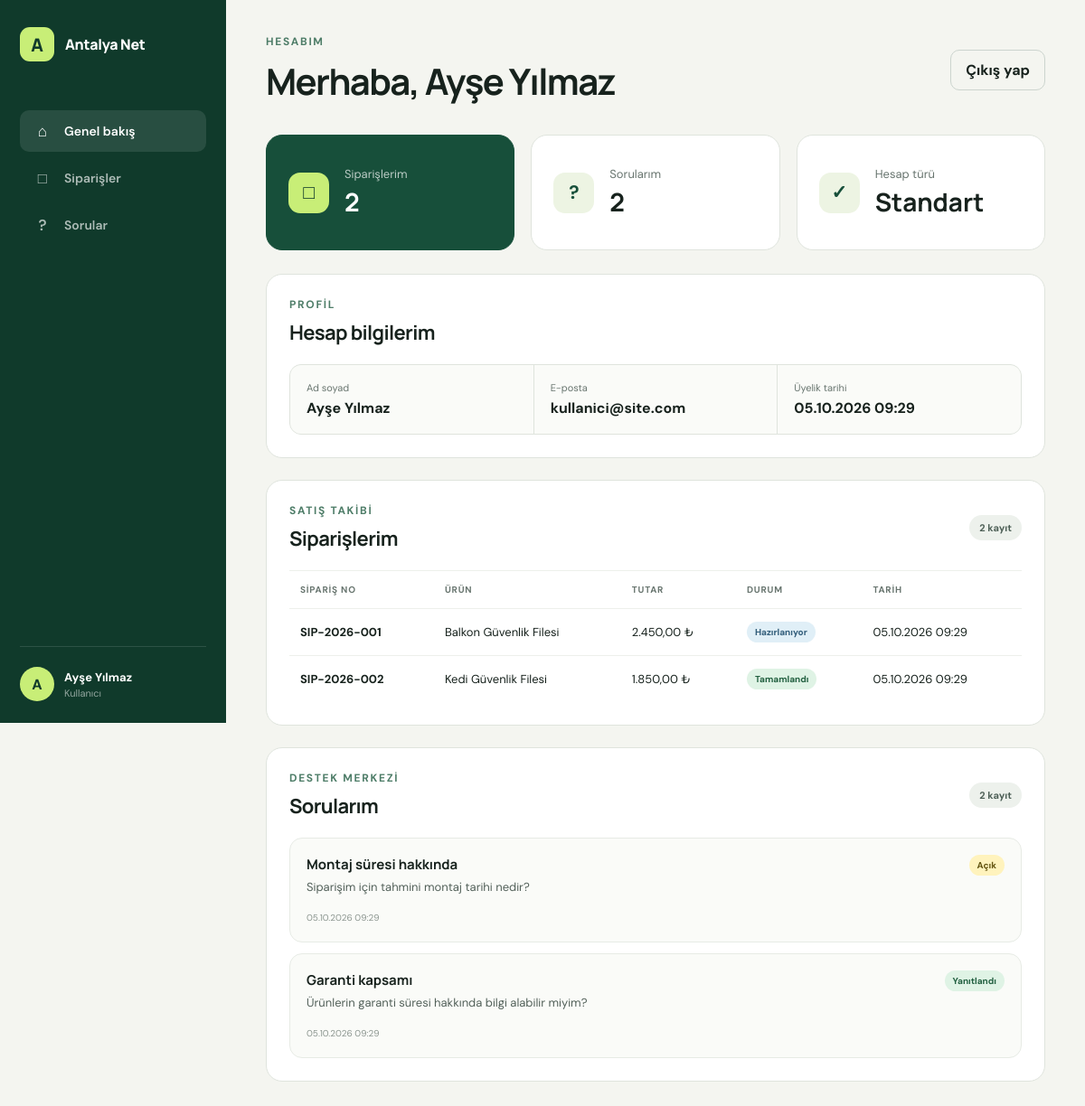
/admin/dashboard.php (signed in), run on the app's committed database.
### tables this page shows
CREATE TABLE users (
    id INT UNSIGNED AUTO_INCREMENT PRIMARY KEY,
    name VARCHAR(100) NOT NULL,
    email VARCHAR(190) NOT NULL UNIQUE,
    password_hash VARCHAR(255) NOT NULL,
    role ENUM('admin', 'user') NOT NULL DEFAULT 'user',
    created_at TIMESTAMP NOT NULL DEFAULT CURRENT_TIMESTAMP
);

CREATE TABLE orders (
    id INT UNSIGNED AUTO_INCREMENT PRIMARY KEY,
    user_id INT UNSIGNED NOT NULL,
    order_no VARCHAR(30) NOT NULL UNIQUE,
    product_name VARCHAR(150) NOT NULL,
    amount DECIMAL(10, 2) NOT NULL DEFAULT 0.00,
    status ENUM('pending', 'processing', 'completed', 'cancelled')
        NOT NULL DEFAULT 'pending',
    created_at TIMESTAMP NOT NULL DEFAULT CURRENT_TIMESTAMP,
    INDEX idx_orders_user_id (user_id),
    CONSTRAINT fk_orders_user
        FOREIGN KEY (user_id) REFERENCES users(id)
        ON UPDATE CASCADE
        ON DELETE CASCADE
);

CREATE TABLE questions (
    id INT UNSIGNED AUTO_INCREMENT PRIMARY KEY,
    user_id INT UNSIGNED NOT NULL,
    subject VARCHAR(150) NOT NULL,
    message TEXT NOT NULL,
    status ENUM('open', 'answered', 'closed') NOT NULL DEFAULT 'open',
    created_at TIMESTAMP NOT NULL DEFAULT CURRENT_TIMESTAMP,
    INDEX idx_questions_user_id (user_id),
    CONSTRAINT fk_questions_user
        FOREIGN KEY (user_id) REFERENCES users(id)
        ON UPDATE CASCADE
        ON DELETE CASCADE
);

### admin/auth.php (called while the page is built, shortened)
<?php
function e(?string $value): string
{
    return htmlspecialchars($value ?? '', ENT_QUOTES | ENT_SUBSTITUTE, 'UTF-8');
}
function isAdmin(): bool
{
    return ($_SESSION['role'] ?? '') === 'admin';
}

### admin/dashboard.php (the view, shortened to what this page needs)
<?php
require_once __DIR__ . '/auth.php';
$pdo = db();
$userId = (int) $_SESSION['user_id'];
$admin = isAdmin();
if ($admin) {
    $users = $pdo->query(
        'SELECT id, name, email, role, created_at
         FROM users
         ORDER BY created_at DESC'
    )->fetchAll();
    $orders = $pdo->query(
        'SELECT orders.id, orders.order_no, orders.product_name, orders.amount,
                orders.status, orders.created_at, users.name AS user_name,
                users.email AS user_email
         FROM orders
         INNER JOIN users ON users.id = orders.user_id
         ORDER BY orders.created_at DESC'
    )->fetchAll();
    $questions = $pdo->query(
        'SELECT questions.id, questions.subject, questions.message,
                questions.status, questions.created_at, users.name AS user_name,
                users.email AS user_email
         FROM questions
         INNER JOIN users ON users.id = questions.user_id
         ORDER BY questions.created_at DESC'
    )->fetchAll();
} else {
    $userStatement = $pdo->prepare(
        'SELECT id, name, email, role, created_at
         FROM users
         WHERE id = :user_id
         LIMIT 1'
    );
    $userStatement->execute(['user_id' => $userId]);
    $users = [$userStatement->fetch()];
    $orderStatement = $pdo->prepare(
        'SELECT id, order_no, product_name, amount, status, created_at
         FROM orders
         WHERE user_id = :user_id
         ORDER BY created_at DESC'
    );
    $orderStatement->execute(['user_id' => $userId]);
    $orders = $orderStatement->fetchAll();
    $questionStatement = $pdo->prepare(
        'SELECT id, subject, message, status, created_at
         FROM questions
         WHERE user_id = :user_id
         ORDER BY created_at DESC'
    );
    $questionStatement->execute(['user_id' => $userId]);
    $questions = $questionStatement->fetchAll();
}
function statusLabel(string $status): string
{
    $labels = [
        'pending' => 'Bekliyor',
        'processing' => 'Hazırlanıyor',
        'completed' => 'Tamamlandı',
        'cancelled' => 'İptal',
        'open' => 'Açık',
        'answered' => 'Yanıtlandı',
        'closed' => 'Kapalı',
    ];
    return $labels[$status] ?? $status;
}
function formatDate(string $date): string
{
    return date('d.m.Y H:i', strtotime($date));
}
?>
<!doctype html>
<html lang="tr">
<head>
    <link rel="stylesheet" href="styles.css">
</head>
<body class="dashboard-page">
    <div class="dashboard-shell">
        <aside class="sidebar">
            <a class="brand" href="dashboard.php">
                <span class="brand-mark" aria-hidden="true">A</span>
                <span>Antalya Net</span>
            </a>
            <nav aria-label="Panel menüsü">
                <a class="nav-link active" href="#overview"><span aria-hidden="true">⌂</span> Genel bakış</a>
                <a class="nav-link" href="#orders"><span aria-hidden="true">□</span> Siparişler</a>
                <a class="nav-link" href="#questions"><span aria-hidden="true">?</span> Sorular</a>
            </nav>
            <div class="sidebar-user">
                <div class="avatar"><?= e(mb_strtoupper(mb_substr((string) $_SESSION['name'], 0, 1))) ?></div>
                <div>
                    <strong><?= e((string) $_SESSION['name']) ?></strong>
                    <span><?= $admin ? 'Yönetici' : 'Kullanıcı' ?></span>
                </div>
            </div>
        </aside>
        <main class="dashboard-main">
            <header class="topbar">
                <div>
                    <p class="eyebrow"><?= $admin ? 'Yönetici görünümü' : 'Hesabım' ?></p>
                    <h1>Merhaba, <?= e((string) $_SESSION['name']) ?></h1>
                </div>
                <form method="post" action="logout.php">
                    <button type="submit" class="logout-button">Çıkış yap</button>
                </form>
            </header>
            <section id="overview" class="summary-grid" aria-label="Özet bilgiler">
                <article class="summary-card accent-card">
                    <span class="summary-icon" aria-hidden="true">□</span>
                    <div>
                        <p><?= $admin ? 'Toplam sipariş' : 'Siparişlerim' ?></p>
                        <strong><?= count($orders) ?></strong>
                    </div>
                </article>
                <article class="summary-card">
                    <span class="summary-icon" aria-hidden="true">?</span>
                    <div>
                        <p><?= $admin ? 'Toplam soru' : 'Sorularım' ?></p>
                        <strong><?= count($questions) ?></strong>
                    </div>
                </article>
                <article class="summary-card">
                    <span class="summary-icon" aria-hidden="true"><?= $admin ? '♙' : '✓' ?></span>
                    <div>
                        <p><?= $admin ? 'Kayıtlı kullanıcı' : 'Hesap türü' ?></p>
                        <strong><?= $admin ? count($users) : 'Standart' ?></strong>
                    </div>
                </article>
            </section>
            <?php if ($admin): ?>
                <section id="users" class="panel-section">
                    <div class="section-heading">
                        <div>
                            <p class="eyebrow">Kayıtlar</p>
                            <h2>Kullanıcılar</h2>
                        </div>
                        <span class="count-pill"><?= count($users) ?> kişi</span>
                    </div>
                    <div class="table-wrap">
                        <table>
                            <thead>
                                <tr>
                                    <th>Ad soyad</th>
                                    <th>E-posta</th>
                                    <th>Rol</th>
                                    <th>Kayıt tarihi</th>
                                </tr>
                            </thead>
                            <tbody>
                                <?php foreach ($users as $user): ?>
                                    <tr>
                                        <td><strong><?= e($user['name']) ?></strong></td>
                                        <td><?= e($user['email']) ?></td>
                                        <td><span class="role-badge"><?= $user['role'] === 'admin' ? 'Yönetici' : 'Kullanıcı' ?></span></td>
                                        <td><?= e(formatDate($user['created_at'])) ?></td>
                                    </tr>
                                <?php endforeach; ?>
                            </tbody>
                        </table>
                    </div>
                </section>
            <?php else: ?>
                <section class="panel-section profile-panel">
                    <div class="section-heading">
                        <div>
                            <p class="eyebrow">Profil</p>
                            <h2>Hesap bilgilerim</h2>
                        </div>
                    </div>
                    <dl class="profile-grid">
                        <div><dt>Ad soyad</dt><dd><?= e($users[0]['name']) ?></dd></div>
                        <div><dt>E-posta</dt><dd><?= e($users[0]['email']) ?></dd></div>
                        <div><dt>Üyelik tarihi</dt><dd><?= e(formatDate($users[0]['created_at'])) ?></dd></div>
                    </dl>
                </section>
            <?php endif; ?>
            <section id="orders" class="panel-section">
                <div class="section-heading">
                    <div>
                        <p class="eyebrow">Satış takibi</p>
                        <h2><?= $admin ? 'Tüm siparişler' : 'Siparişlerim' ?></h2>
                    </div>
                    <span class="count-pill"><?= count($orders) ?> kayıt</span>
                </div>
                <div class="table-wrap">
                    <table>
                        <thead>
                            <tr>
                                <th>Sipariş no</th>
                                <th>Ürün</th>
                                <th>Tutar</th>
                                <th>Durum</th>
                                <th>Tarih</th>
                            </tr>
                        </thead>
                        <tbody>
                            <?php foreach ($orders as $order): ?>
                                <tr>
                                    <td><strong><?= e($order['order_no']) ?></strong></td>
                                    <td><?= e($order['product_name']) ?></td>
                                    <td><?= number_format((float) $order['amount'], 2, ',', '.') ?> ₺</td>
                                    <td><span class="status status-<?= e($order['status']) ?>"><?= e(statusLabel($order['status'])) ?></span></td>
                                    <td><?= e(formatDate($order['created_at'])) ?></td>
                                </tr>
                            <?php endforeach; ?>
                        </tbody>
                    </table>
                </div>
            </section>
            <section id="questions" class="panel-section">
                <div class="section-heading">
                    <div>
                        <p class="eyebrow">Destek merkezi</p>
                        <h2><?= $admin ? 'Tüm sorular' : 'Sorularım' ?></h2>
                    </div>
                    <span class="count-pill"><?= count($questions) ?> kayıt</span>
                </div>
                <div class="question-list">
                    <?php foreach ($questions as $question): ?>
                        <article class="question-card">
                            <div class="question-head">
                                <div>
                                    <h3><?= e($question['subject']) ?></h3>
                                </div>
                                <span class="status status-<?= e($question['status']) ?>"><?= e(statusLabel($question['status'])) ?></span>
                            </div>
                            <p><?= nl2br(e($question['message'])) ?></p>
                            <time datetime="<?= e($question['created_at']) ?>"><?= e(formatDate($question['created_at'])) ?></time>
                        </article>
                    <?php endforeach; ?>
                </div>
            </section>
        </main>
    </div>
</body>
</html>

### data on the page
users: name "Ayşe Yılmaz", email "kullanici@site.com", created_at "05.10.2026 09:29"
orders: order_no "SIP-2026-001", product_name "Balkon Güvenlik Filesi", amount "2.450,00", status "Hazırlanıyor", created_at "05.10.2026 09:29"
orders: order_no "SIP-2026-002", product_name "Kedi Güvenlik Filesi", amount "1.850,00", status "Tamamlandı", created_at "05.10.2026 09:29"
questions: subject "Montaj süresi hakkında", status "Açık", message "Siparişim için tahmini montaj tarihi nedir?", created_at "05.10.2026 09:29"
questions: subject "Garanti kapsamı", status "Yanıtlandı", message "Ürünlerin garanti süresi hakkında bilgi alabilir miyim?", created_at "05.10.2026 09:29"

### other printed values
mb_strtoupper(mb_substr((string) $_SESSION['name'], 0, 1)) "A"
$_SESSION['name'] "Ayşe Yılmaz"
count($orders) "2"
count($questions) "2"
